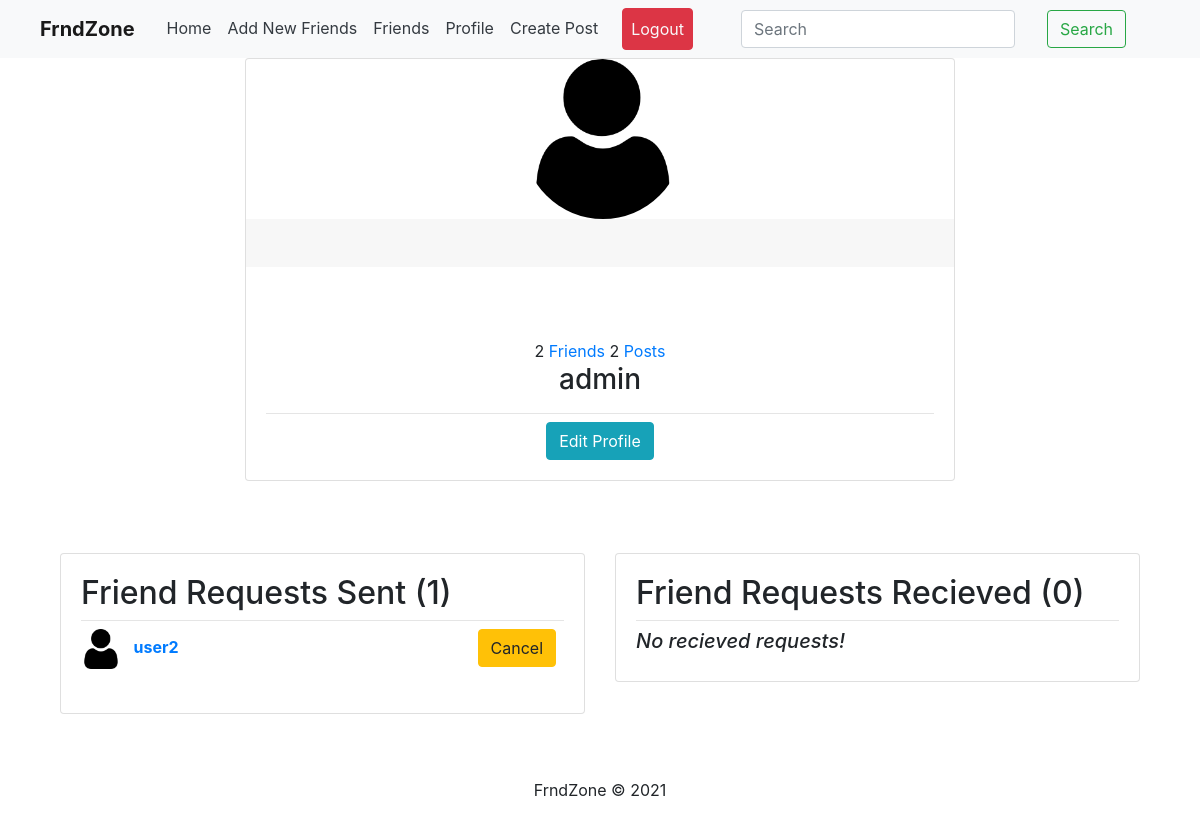
Page /my-profile/ (signed in) on the committed database.
### users/models.py (models this page shows, shortened)
class Profile(models.Model):
	user = models.OneToOneField(User, on_delete=models.CASCADE)
	image = models.ImageField(default='profile.png', upload_to='profile_pics')
	slug = AutoSlugField(populate_from='user')
	bio = models.CharField(max_length=255, blank=True)
	friends = models.ManyToManyField("Profile", blank=True)
	def get_absolute_url(self):
		return "/users/{}".format(self.slug)

class FriendRequest(models.Model):
	to_user = models.ForeignKey(settings.AUTH_USER_MODEL, related_name='to_user', on_delete=models.CASCADE)
	from_user = models.ForeignKey(settings.AUTH_USER_MODEL, related_name='from_user', on_delete=models.CASCADE)
	timestamp = models.DateTimeField(auto_now_add=True)

### users/views.py (the view)
# urls.py: path('my-profile/', user_views.my_profile, name='my_profile'),
@login_required
def my_profile(request):
	p = request.user.profile
	you = p.user
	sent_friend_requests = FriendRequest.objects.filter(from_user=you)
	rec_friend_requests = FriendRequest.objects.filter(to_user=you)
	user_posts = Post.objects.filter(user_name=you)
	friends = p.friends.all()
	button_status = 'none'
	if p not in request.user.profile.friends.all():
		button_status = 'not_friend'
		if len(FriendRequest.objects.filter(
			from_user=request.user).filter(to_user=you)) == 1:
				button_status = 'friend_request_sent'
		if len(FriendRequest.objects.filter(
			from_user=p.user).filter(to_user=request.user)) == 1:
				button_status = 'friend_request_received'
	context = {
		'u': you,
		'button_status': button_status,
		'friends_list': friends,
		'sent_friend_requests': sent_friend_requests,
		'rec_friend_requests': rec_friend_requests,
		'post_count': user_posts.count
	}
	return render(request, "users/profile.html", context)

### users/templates/users/profile.html (shortened to what this page needs)
{% extends "feed/layout.html" %} {% load static %}  {% block searchform %}
<form
  class="form-inline my-2 my-lg-0 ml-5"
  action="{% url 'search_users' %}"
  method="get"
>
  <input name="p" type="text" class="form-control mr-sm-2" type="search" placeholder="Search" aria-label="Search">
  <button class="btn btn-outline-success my-2 my-sm-0 ml-4" type="submit">Search</button>
</form>
{% endblock searchform %} {% block content %}
<div class="main-content">
  <div class="container mt-7">
    <div class="row">
      <div class="col-xl-8 m-auto order-xl-2 mb-5 mb-xl-0">
        <div class="card card-profile shadow">
          <div class="row justify-content-center">
            <div class="col-lg-3 order-lg-2">
              <div class="card-profile-image">
                <a href="{{ u.profile.image.url }}">
                  <img
                    src="{{ u.profile.image.url }}"
                    class="rounded-circle"
                    width="160px"
                    height="160px"
                  />
                </a>
              </div>
            </div>
          </div>
          <div
            class="card-header text-center border-0 pt-8 pt-md-4 pb-0 pb-md-4"
          ></div>
          <div class="card-body pt-0 pt-md-4">
            <div class="row">
              <div class="col">
                <div
                  class="card-profile-stats d-flex justify-content-center mt-md-5"
                >
                  <div>
                    <span class="heading">{{ u.profile.friends.count }}</span>
                    {% if request.user == u %}
                    <span class="description"
                      ><a href="{% url 'friend_list' %}">Friends</a></span
                    >
                    {% else %}
                    <span class="description">Friends</span>
                    {% endif %}
                    <span class="heading">{{ post_count }}</span>
                    <span class="description"
                      ><a href="{% url 'user-posts' u.username %}"
                        >Posts</a
                      ></span
                    >
                  </div>
                </div>
              </div>
            </div>
            <div class="text-center">
              <h3>{{ u }}</h3>
              <hr class="my-2" />
              {% if request.user == u %}
              <a class="btn btn-info" href="{% url 'edit_profile' %}"
                >Edit Profile</a
              >
              {% endif %}
            </div>
          </div>
        </div>
      </div>
    </div>
    <br />
    {% if request.user == u %}
    <div class="row">
      <div class="col-md-6">
        <div class="card card-signin my-5">
          <div class="card-body">
            <h2>Friend Requests Sent ({{ sent_friend_requests.count }})</h2>
            <hr class="my-2" />
            {% if not sent_friend_requests %}
            <h5><i>No sent requests!</i></h5>
            {% else %} {% for s_request in sent_friend_requests %}
            <a href="{{ s_request.to_user.profile.get_absolute_url }}"
              ><img
                src="{{ s_request.to_user.profile.image.url }}"
                class="rounded mr-2"
                width="40"
                height="40"
                alt=""
            /></a>
            <a href="{{ s_request.to_user.profile.get_absolute_url }}"
              ><b>{{ s_request.to_user.username }}</b></a
            >
            <small class="float-right">
              <a
                class="btn btn-warning mr-2"
                href="{% url 'cancel_friend_request' s_request.to_user.id %}"
                >Cancel</a
              >
            </small>
            <br /><br />
            {% endfor %} {% endif %}
          </div>
        </div>
      </div>
      <div class="col-md-6">
        <div class="card card-signin my-5">
          <div class="card-body">
            <h2>Friend Requests Recieved ({{ rec_friend_requests.count }})</h2>
            <hr class="my-2" />
            {% if not rec_friend_requests %}
            <h5><i>No recieved requests!</i></h5>
            {% endif %}
          </div>
        </div>
      </div>
    </div>
    {% endif %}
  </div>
</div>
{% endblock content %} {% block jsfiles %}{% endblock jsfiles %}

### rows in the picture
FriendRequest: to_user.profile.image (placeholder picture), to_user.username "user2"

### other values in the picture
{{ u.profile.friends.count }} "2"
{{ post_count }} "2"
{{ u }} "admin"
{{ sent_friend_requests.count }} "1"
{{ rec_friend_requests.count }} "0"
